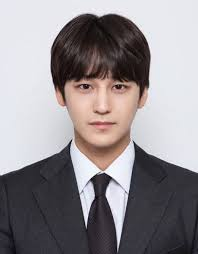
#> input picture AI/testimg.jpg, 198 x 254 px
$ python test.py
#> lines starting #> are read from the running program, lines starting #| are printed output that depends on the picture
import cv2
import numpy as np
from matplotlib import pyplot as plt
import sys

print("\n\n-------------------1-------------------")
img = cv2.imread('../AI/testimg.jpg')                                               # image.png 로드
#> img is the input picture: shape (254, 198, 3); mean B, G, R 143.7, 140.4, 145.9
print("\n\n-------------------2-------------------")
img = cv2.resize(img, None, fx=1/2, fy=1/2, interpolation=cv2.INTER_AREA)   # image.png를 절반으로 줄이기
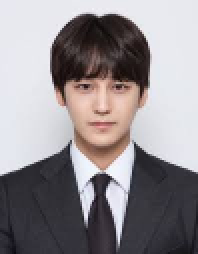
#> img: shape (127, 99, 3) (shown 2 times larger); mean B, G, R 143.8, 140.5, 146
print("\n\n-------------------3-------------------")
cv2.imwrite('test.jpg',img)

$ run again, with AI/test1.jpg copied over AI/testimg.jpg
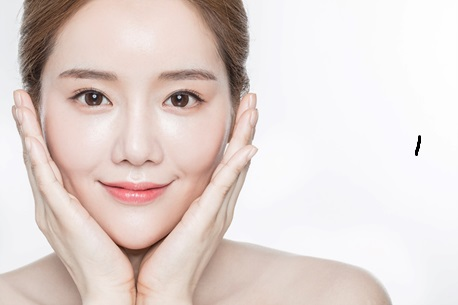
#> input picture AI/test1.jpg, 458 x 305 px
#> img is the input picture: shape (305, 458, 3); mean B, G, R 209.8, 213.8, 226.6
#> `img = cv2.resize(img, None, fx=1/2, fy=1/2, interpolation=cv2.INTER_AR..`:
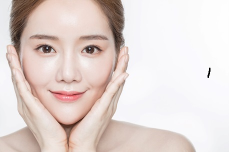
#> img: shape (152, 229, 3); mean B, G, R 209.9, 213.9, 226.7
